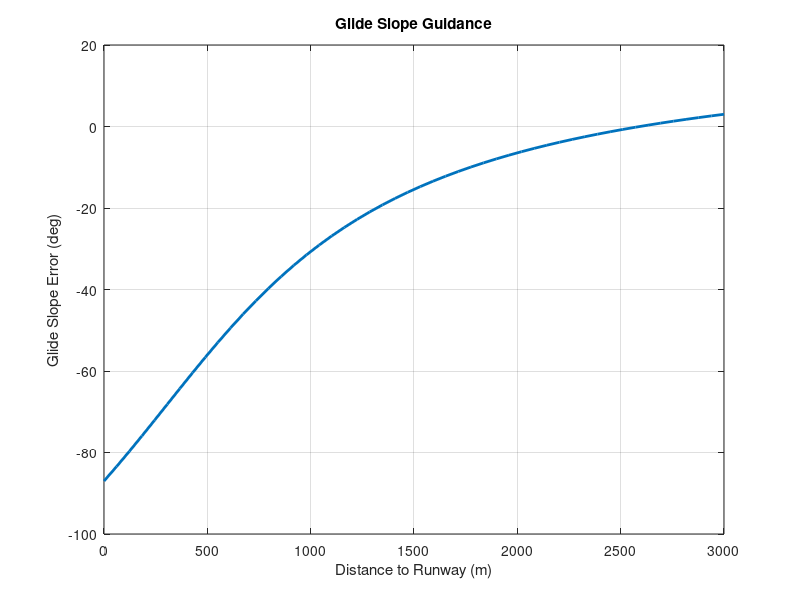

Reproduce this figure in MATLAB.
% LANDING GUIDANCE MODULE
% Computes glide slope and localizer corrections.

clear; clc;

% Desired glide slope angle (3 degrees typical)
desired_glide_slope = 3;

% Aircraft altitude profile (example values)
altitude = linspace(1000, 0, 50);   % from 1000 ft to ground
distance = linspace(0, 3000, 50);   % distance to runway threshold

% Compute actual slope
actual_slope = atand(altitude ./ distance);

% Error between desired and actual
slope_error = desired_glide_slope - actual_slope;

figure;
plot(distance, slope_error, 'LineWidth', 2);
xlabel('Distance to Runway (m)');
ylabel('Glide Slope Error (deg)');
title('Glide Slope Guidance');
grid on;
